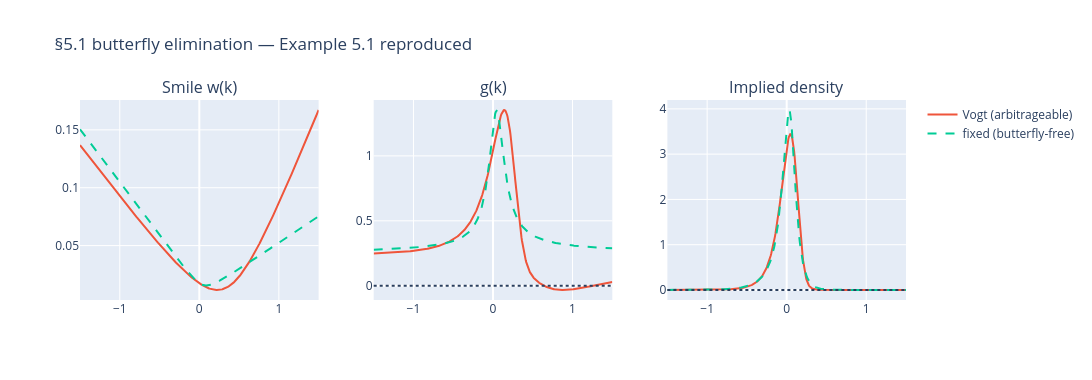

Source (notebook cell):
### Code cell
kk = np.linspace(-1.5, 1.5, 500)
d0, g0 = risk_neutral_density(kk, vogt)
d1, g1 = risk_neutral_density(kk, raw_fixed)
fig = make_subplots(rows=1, cols=3, subplot_titles=("Smile w(k)", "g(k)", "Implied density"))
for y0, y1, col in [(svi_raw(kk, **vogt), svi_raw(kk, **raw_fixed), 1), (g0, g1, 2), (d0, d1, 3)]:
    fig.add_trace(go.Scatter(x=kk, y=y0, name="Vogt (arbitrageable)",
                             line=dict(color="#ef553b"), showlegend=(col == 1)), 1, col)
    fig.add_trace(go.Scatter(x=kk, y=y1, name="fixed (butterfly-free)",
                             line=dict(color="#00cc96", dash="dash"), showlegend=(col == 1)), 1, col)
for col in (2, 3):
    fig.add_hline(y=0, line_dash="dot", row=1, col=col)
fig.update_layout(width=1100, height=380, title="§5.1 butterfly elimination — Example 5.1 reproduced")
fig.show()

### Figure 1 — Plotly figure (JSON) as saved in the notebook; plotly's stock layout.template omitted (floating-point values rounded to 4 significant figures; data arrays with more than 128 entries replaced by an {"elided": "..."} marker saying what was removed)
{"data": [{"line": {"color": "#ef553b"}, "name": "Vogt (arbitrageable)", "showlegend": true, "type": "scatter", "x": {"elided": "500 float values"}, "xaxis": "x", "y": {"elided": "500 float values"}, "yaxis": "y"}, {"line": {"color": "#00cc96", "dash": "dash"}, "name": "fixed (butterfly-free)", "showlegend": true, "type": "scatter", "x": {"elided": "500 float values"}, "xaxis": "x", "y": {"elided": "500 float values"}, "yaxis": "y"}, {"line": {"color": "#ef553b"}, "name": "Vogt (arbitrageable)", "showlegend": false, "type": "scatter", "x": {"elided": "500 float values"}, "xaxis": "x2", "y": {"elided": "500 float values"}, "yaxis": "y2"}, {"line": {"color": "#00cc96", "dash": "dash"}, "name": "fixed (butterfly-free)", "showlegend": false, "type": "scatter", "x": {"elided": "500 float values"}, "xaxis": "x2", "y": {"elided": "500 float values"}, "yaxis": "y2"}, {"line": {"color": "#ef553b"}, "name": "Vogt (arbitrageable)", "showlegend": false, "type": "scatter", "x": {"elided": "500 float values"}, "xaxis": "x3", "y": {"elided": "500 float values"}, "yaxis": "y3"}, {"line": {"color": "#00cc96", "dash": "dash"}, "name": "fixed (butterfly-free)", "showlegend": false, "type": "scatter", "x": {"elided": "500 float values"}, "xaxis": "x3", "y": {"elided": "500 float values"}, "yaxis": "y3"}], "layout": {"annotations": [{"font": {"size": 16}, "showarrow": false, "text": "Smile w(k)", "x": 0.1444, "xanchor": "center", "xref": "paper", "y": 1, "yanchor": "bottom", "yref": "paper"}, {"font": {"size": 16}, "showarrow": false, "text": "g(k)", "x": 0.5, "xanchor": "center", "xref": "paper", "y": 1, "yanchor": "bottom", "yref": "paper"}, {"font": {"size": 16}, "showarrow": false, "text": "Implied density", "x": 0.8556, "xanchor": "center", "xref": "paper", "y": 1, "yanchor": "bottom", "yref": "paper"}], "height": 380, "shapes": [{"line": {"dash": "dot"}, "type": "line", "x0": 0, "x1": 1, "xref": "x2 domain", "y0": 0, "y1": 0, "yref": "y2"}, {"line": {"dash": "dot"}, "type": "line", "x0": 0, "x1": 1, "xref": "x3 domain", "y0": 0, "y1": 0, "yref": "y3"}], "title": {"text": "§5.1 butterfly elimination — Example 5.1 reproduced"}, "width": 1100, "xaxis": {"anchor": "y", "domain": [0, 0.2889]}, "xaxis2": {"anchor": "y2", "domain": [0.3556, 0.6444]}, "xaxis3": {"anchor": "y3", "domain": [0.7111, 1]}, "yaxis": {"anchor": "x", "domain": [0, 1]}, "yaxis2": {"anchor": "x2", "domain": [0, 1]}, "yaxis3": {"anchor": "x3", "domain": [0, 1]}}}
